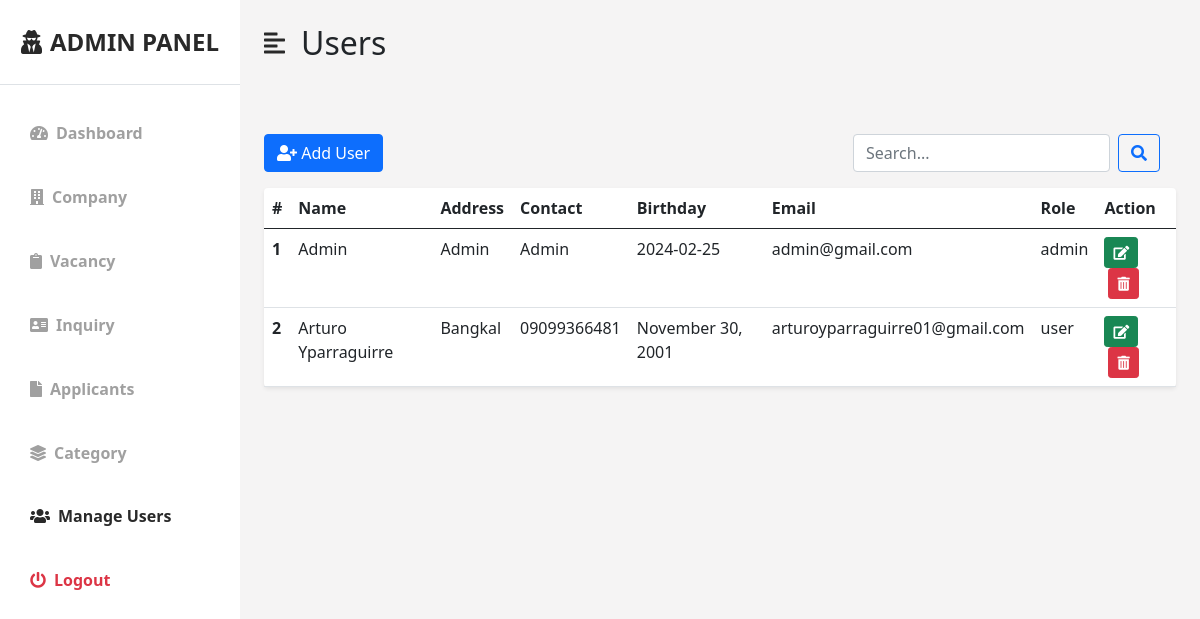
The page /JobPortal/src/admin/page-user-list.php on the database as committed earlier.
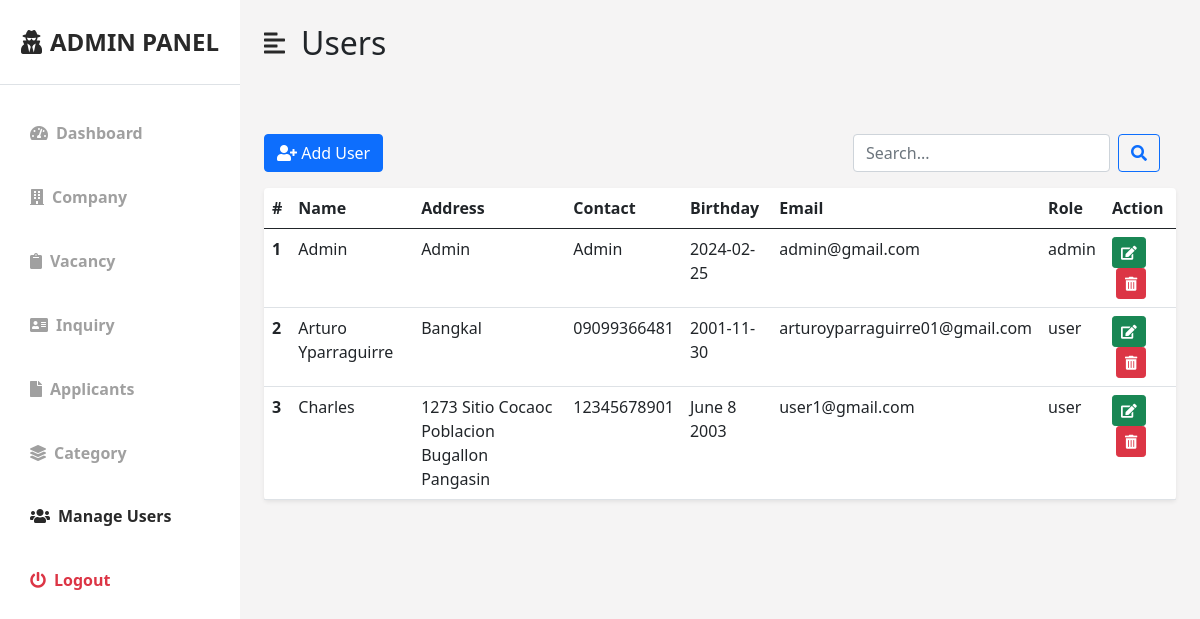
The same page on the database as committed later.
### tables this page shows
CREATE TABLE `tbl_user` (
  `uid` int(11) NOT NULL,
  `name` varchar(45) NOT NULL,
  `address` varchar(45) NOT NULL,
  `contact` varchar(45) NOT NULL,
  `birthday` varchar(45) NOT NULL,
  `email` varchar(45) NOT NULL,
  `password` varchar(45) NOT NULL,
  `role` varchar(45) DEFAULT 'user'
);

### JobPortal/src/admin/page-user-list.php (the view, shortened to what this page needs)
<!DOCTYPE html>
<html lang="en">
<head>
    <link href="https://cdn.jsdelivr.net/npm/bootstrap@5.0.0-beta3/dist/css/bootstrap.min.css" rel="stylesheet" />
    <link rel="stylesheet" href="https://cdnjs.cloudflare.com/ajax/libs/font-awesome/5.15.3/css/all.min.css" />
    <link rel="stylesheet" href="style/styles.css" />
</head>
<body>
<div class="d-flex" id="wrapper">
        <div class="bg-white" id="sidebar-wrapper">
            <div class="sidebar-heading text-center py-4 primary-text fs-4 fw-bold text-uppercase border-bottom">
                <i class="fas fa-user-secret me-2"></i>Admin Panel
            </div>
            <div class="list-group list-group-flush my-3">
                <a href="page-dashboard.php" class="list-group-item list-group-item-action bg-transparent second-text fw-bold">
                    <i class="fas fa-tachometer-alt me-2"></i>Dashboard
                </a>
                <a href="page-company.php" class="list-group-item list-group-item-action bg-transparent second-text fw-bold">
                    <i class="fas fa-building me-2"></i>Company
                </a>
                <a href="page-vacancy.php" class="list-group-item list-group-item-action bg-transparent second-text fw-bold">
                    <i class="fas fa-clipboard me-2"></i>Vacancy
                </a>
                <a href="page-inquiry.php" class="list-group-item list-group-item-action bg-transparent second-text fw-bold">
                    <i class="fas fa-address-card me-2"></i>Inquiry
                </a>
                <a href="page-applicants.php" class="list-group-item list-group-item-action bg-transparent second-text fw-bold">
                    <i class="fas fa-file me-2"></i>Applicants
                </a>
                <a href="page-category.php" class="list-group-item list-group-item-action bg-transparent second-text fw-bold">
                    <i class="fas fa-layer-group me-2"></i>Category
                </a>
                <a href="page-user-list.php" class="list-group-item list-group-item-action bg-transparent second-text active">
                    <i class="fas fa-users me-2"></i>Manage Users
                </a>
                <a href="#" class="list-group-item list-group-item-action bg-transparent text-danger fw-bold" onclick="confirmLogout()">
                    <i class="fas fa-power-off me-2"></i>Logout
                </a>
            </div>
        </div>
    <div id="page-content-wrapper">
        <nav class="navbar navbar-expand-lg navbar-light bg-transparent py-4 px-4">
            <div class="d-flex align-items-center">
                <i class="fas fa-align-left primary-text fs-4 me-3" id="menu-toggle"></i>
                <h2 class="fs-2 m-0">Users</h2>
            </div>
        </nav>
        <div class="container-fluid px-4">
            <div class="row my-5">
                <div class="col">
                    <div class="d-flex justify-content-between align-items-center mb-3">
                        <div>
                            <a href="page-add-user.php" class="btn btn-primary"><i class="fas fa-user-plus"></i> Add User</a>
                        </div>
                        <div class="d-flex">
                            <form class="d-flex me-3" method="GET" action="<?php echo htmlspecialchars($_SERVER["PHP_SELF"]); ?>">
                                <input class="form-control me-2" type="search" name="search" placeholder="Search..." aria-label="Search" onchange="clearSearch()">
                                <button class="btn btn-outline-primary" type="submit"><i class="fas fa-search"></i></button>
                            </form>
                        </div>
                    </div>
                    <table class="table bg-white rounded shadow-sm  table-hover">
                        <thead>
                            <tr>
                                <th scope="col">#</th>
                                <th scope="col">Name</th>
                                <th scope="col">Address</th>
                                <th scope="col">Contact</th>
                                <th scope="col">Birthday</th>
                                <th scope="col">Email</th>
                                <th scope="col">Role</th>
                                <th scope="col">Action</th>
                            </tr>
                        </thead>
                        <tbody>
                            <?php
                            include '../auth/php/config.php';
                            if (isset($_GET['search'])) {
                                $search = mysqli_real_escape_string($con, $_GET['search']);
                                $query = "SELECT * FROM tbl_user WHERE
                                        name LIKE '%$search%' OR
                                        address LIKE '%$search%' OR
                                        contact LIKE '%$search%' OR
                                        birthday LIKE '%$search%' OR
                                        email LIKE '%$search%' OR
                                        role LIKE '%$search%'";
                            } else {
                                $query = "SELECT * FROM tbl_user";
                            }
                            $result = mysqli_query($con, $query);
                            $count = 1;
                            while ($row = mysqli_fetch_assoc($result)) {
                                echo "<tr>";
                                echo "<th scope='row'>" . $count++ . "</th>";
                                echo "<td>" . htmlspecialchars($row['name']) . "</td>";
                                echo "<td>" . htmlspecialchars($row['address']) . "</td>";
                                echo "<td>" . htmlspecialchars($row['contact']) . "</td>";
                                echo "<td>" . htmlspecialchars($row['birthday']) . "</td>";
                                echo "<td>" . htmlspecialchars($row['email']) . "</td>";
                                echo "<td>" . htmlspecialchars($row['role']) . "</td>";
                                echo "<td>";
                                echo "<button class='btn btn-success btn-sm me-1' onclick='editUser(" . $row['uid'] . ")'><i class='fas fa-edit'></i></button>";
                                echo "<button class='btn btn-danger btn-sm ms-1' onclick='deleteUser(" . $row['uid'] . ")'><i class='fas fa-trash-alt'></i></button>";
                                echo "</td>";
                                echo "</tr>";
                            }
                            ?>
                        </tbody>
                    </table>
                </div>
            </div>
        </div>
    </div>
</div>
</body>
</html>

### JobPortal/src/admin/style/styles.css (style rules this page uses)
:root { --main-bg-color: rgb(245, 244, 244); --main-text-color: #292929; --second-text-color: #a0a0a0; --second-bg-color: #a0a0a0; }
.primary-text { color: var(--main-text-color); }
.second-text { color: var(--second-text-color); }
#wrapper { overflow-x: hidden; background-color: var(--main-bg-color); }
#sidebar-wrapper { min-height: 100vh; margin-left: -15rem; -webkit-transition: margin 0.25s ease-out; -moz-transition: margin 0.25s ease-out; -o-transition: margin 0.25s ease-out; transition: margin 0.25s ease-out; }
#sidebar-wrapper .sidebar-heading { padding: 0.875rem 1.25rem; font-size: 1.2rem; }
#sidebar-wrapper .list-group { width: 15rem; }
#page-content-wrapper { min-width: 100vw; }
#menu-toggle { cursor: pointer; }
.list-group-item { border: none; padding: 20px 30px; }
.list-group-item.active { background-color: var(--second-bg-color); color: var(--main-text-color); font-weight: bold; border: none; }
@media (min-width: 768px) { #sidebar-wrapper { margin-left: 0; } }
@media (min-width: 768px) { #page-content-wrapper { min-width: 0; width: 100%; } }

### JobPortal/src/admin/page-user-list.php (style rules this page uses)
#page-content-wrapper { overflow-y: auto; max-height: calc(100vh - 56px); }

Rows that differ between the two databases and show on the page:
changed tbl_user "Arturo Yparraguirre": birthday "November 30, 2001" → "2001-11-30"
added tbl_user: name "Charles", address "1273 Sitio Cocaoc Poblacion Bugallon Pangasin", contact "12345678901", birthday "June 8 2003", email "user1@gmail.com", role "user"
